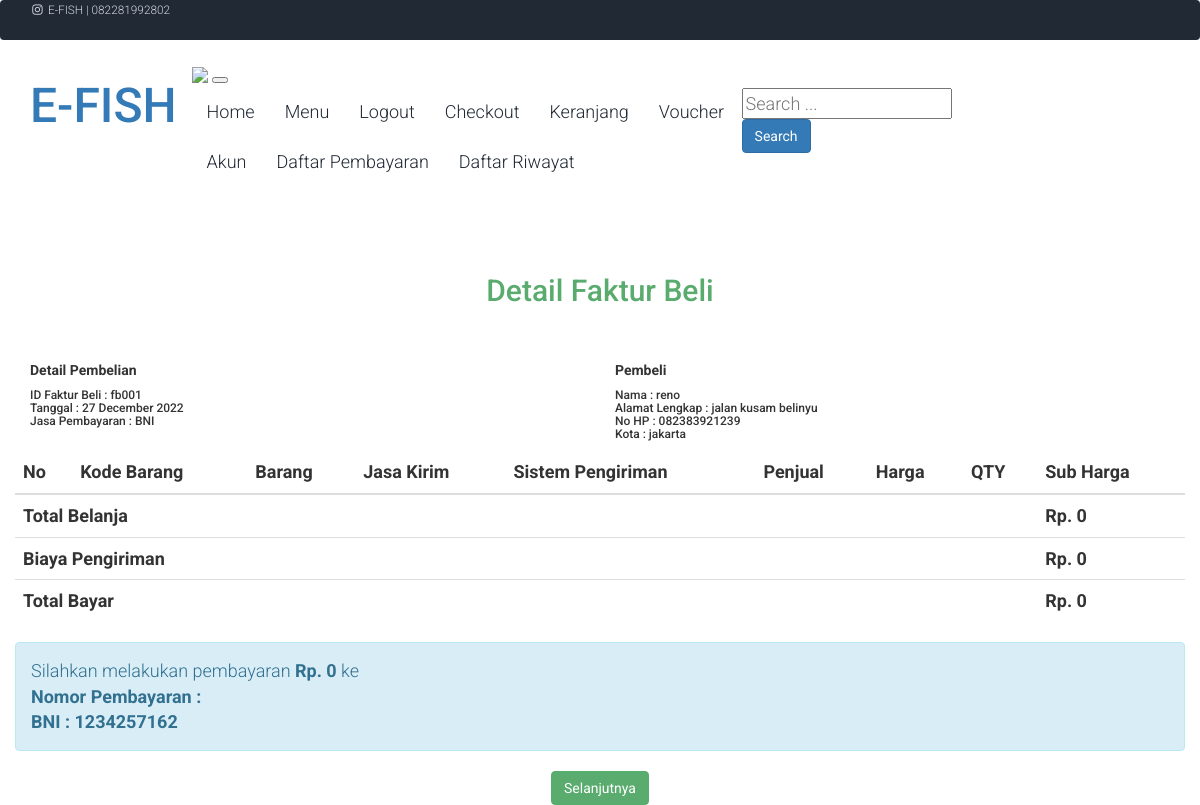
/fakturbeli.php?id=fb001 (signed in), run on the app's committed database.
### tables this page shows
CREATE TABLE `faktur_beli` (
  `ID_Faktur_Beli` varchar(50) NOT NULL,
  `Kode_Diskon` varchar(50) NOT NULL,
  `ID_Pembeli` varchar(50) NOT NULL,
  `ID_Status_Pembayaran` varchar(50) NOT NULL,
  `Total_Barang` int(50) NOT NULL,
  `Total_Bayar` int(50) NOT NULL,
  `QTY` int(50) NOT NULL,
  `Tanggal_Faktur_Beli` date NOT NULL,
  `No_Rekening_Pembeli` varchar(50) NOT NULL,
  `No_Pembayaran` varchar(50) NOT NULL,
  `ID_Jasa_Pembayaran` varchar(50) NOT NULL,
  `Bukti_Pembayaran` varchar(50) NOT NULL
);

CREATE TABLE `jasa_pembayaran` (
  `ID_Jasa_Pembayaran` varchar(50) NOT NULL,
  `Kode_Jenis_Pembayaran` varchar(50) NOT NULL,
  `Nama_Jasa_Pembayaran` varchar(50) NOT NULL
);

CREATE TABLE `pembeli` (
  `ID_Pembeli` varchar(50) NOT NULL,
  `Nama_Pembeli` varchar(50) NOT NULL,
  `Alamat_Pembeli` varchar(50) NOT NULL,
  `Username_Pembeli` varchar(50) NOT NULL,
  `Password_Pembeli` varchar(50) NOT NULL,
  `No_Handphone_Pembeli` varchar(50) NOT NULL,
  `Kode_Jenis_Pembeli` varchar(50) NOT NULL,
  `No_Rekening_Pembeli` varchar(50) NOT NULL,
  `ID_Kota_Pembeli` varchar(50) NOT NULL
);

CREATE TABLE `kota` (
  `ID_Kota` varchar(50) NOT NULL,
  `Nama_Kota` varchar(50) NOT NULL
);

CREATE TABLE `faktur_rinci` (
  `ID_Faktur_Rinci` varchar(50) NOT NULL,
  `ID_Faktur_Beli` varchar(50) NOT NULL,
  `ID_Status_Pengiriman` varchar(50) NOT NULL,
  `Tanggal` varchar(50) NOT NULL,
  `Kode_Daftar_Pengiriman` varchar(50) NOT NULL,
  `ID_Status_Transfer_Penjual` varchar(50) NOT NULL,
  `ID_Penjual` varchar(50) NOT NULL,
  `Transfer_Uang_Penjual` varchar(50) NOT NULL,
  `QTY_Barang_Per_Toko` int(50) NOT NULL,
  `Total_Rinci` int(50) NOT NULL,
  `Penilaian` varchar(50) NOT NULL,
  `Bintang` int(50) NOT NULL
);

CREATE TABLE `penjual` (
  `ID_Penjual` varchar(50) NOT NULL,
  `Nama_Penjual` varchar(50) NOT NULL,
  `Username_Penjual` varchar(50) NOT NULL,
  `Password_Penjual` varchar(50) NOT NULL,
  `Alamat_Penjual` varchar(50) NOT NULL,
  `ID_Bank` varchar(50) NOT NULL,
  `No_Rekening_Penjual` varchar(50) NOT NULL,
  `No_Handphone_Penjual` varchar(50) NOT NULL,
  `ID_Kota` varchar(50) NOT NULL,
  `Tanggal` date NOT NULL
);

### fakturbeli.php (the view, shortened to what this page needs)
<?php
include('koneksi.php');
?>
<!DOCTYPE html>
<html lang="en">
<head>
	<link rel="stylesheet" href="assets/css/bootstrap.min.css">
	<link rel="stylesheet" href="assets/css/templatemo.css">
	<link rel="stylesheet" href="assets/css/custom.css">
	<link rel="stylesheet" href="assets/css/fontawesome.min.css">
</head>
<body>
	<?php include 'header.php' ?>
<section class="konten">
	<div class="container">
	<br>
<h2 class="text-success"><center> Detail Faktur Beli </center></h2>
<br>
<?php
$ambil=$koneksi->query("SELECT * FROM faktur_beli JOIN pembeli on faktur_beli.ID_Pembeli=pembeli.ID_Pembeli JOIN kota on pembeli.ID_Kota_Pembeli=kota.ID_Kota
 WHERE faktur_beli.ID_Faktur_Beli='$_GET[id]' ");
$detail=$ambil->fetch_assoc();
?>
<p>
<?php
$ambilll=$koneksi->query("SELECT * FROM faktur_beli JOIN jasa_pembayaran on faktur_beli.ID_Jasa_Pembayaran=jasa_pembayaran.ID_Jasa_Pembayaran WHERE faktur_beli.ID_Faktur_Beli='$_GET[id]' ");
$detailll=$ambilll->fetch_assoc();
?>
<?php
$ambill= $koneksi->query("SELECT * FROM faktur_rinci
          JOIN daftar_pengiriman ON faktur_rinci.Kode_Daftar_Pengiriman=daftar_pengiriman.Kode_Daftar_Pengiriman
          JOIN kota ON daftar_pengiriman.ID_Kota_Tujuan=kota.ID_Kota
          JOIN sistem_pengiriman ON daftar_pengiriman.Kode_Sistem_Pengiriman=sistem_pengiriman.Kode_Sistem_Pengiriman
          JOIN jasa_kirim ON sistem_pengiriman.ID_Jasa_Kirim=jasa_kirim.ID_Jasa_Kirim
          JOIN kategori ON daftar_pengiriman.ID_Kategori=kategori.ID_Kategori
          JOIN penjual ON faktur_rinci.ID_Penjual=penjual.ID_Penjual
            WHERE faktur_rinci.ID_Faktur_Beli='$_GET[id]'");
$detaill = $ambill->fetch_assoc();
?>
<div class="row">
  <div class="col-md-6">
  <h5><strong>Detail Pembelian</strong></h5>
<p align =left><h6>
ID Faktur Beli    : <?php echo $detailll['ID_Faktur_Beli']; ?> <br>
Tanggal         : <?php echo date("d F Y",strtotime($detailll['Tanggal_Faktur_Beli'])); ?> <br>
Jasa Pembayaran  : <?php echo $detailll['Nama_Jasa_Pembayaran'];?> <br> </h6></p>
  </div>
  <div class="col-md-6">
    <h5><strong>Pembeli</strong></h5>
  <p align=right><h6>
  Nama      : <?php echo $detail['Nama_Pembeli']; ?> <br>
  Alamat Lengkap  : <?php echo $detail['Alamat_Pembeli'];?> <br>
  No HP       : <?php echo $detail['No_Handphone_Pembeli'];?> <br>
  Kota       : <?php echo $detail['Nama_Kota'];?> <br> </h6></p>
</div>
</P>
<table class="table">
    <thead class="thead-primary">
    <tr>
      <th> No</th>
      <th> Kode Barang </th>
      <th> Barang </th>
      <th> Jasa Kirim</th>
      <th> Sistem Pengiriman</th>
      <th> Penjual </th>
      <th> Harga </th>
      <th> QTY </th>
      <th> Sub Harga</th>
    </tr>
    </thead>
  <?php $totalbelanja=0;?>
  <?php $totalongkir=0; ?>
  <tfoot>
    <tr>
      <th colspan="8"> Total Belanja </th>
      <th>Rp. <?php echo number_format ($totalbelanja) ?>
    </tr>
    <tr>
      <th colspan="8"> Biaya Pengiriman</th>
      <th>Rp. <?php echo number_format ($totalongkir); ?>
    </tr>
    <tr>
      <th colspan="8"> Total Bayar</th>
      <th>Rp. <?php echo number_format ($totalongkir + $totalbelanja ); ?>
    </tr>
</table>
<?php if (empty($detail["info"])): ?>
			<div class="row">
				<div class="col-md-12">
					<div class="alert alert-info">
						<p>Silahkan melakukan pembayaran <strong>Rp. <?php echo number_format ($totalongkir + $totalbelanja ); ?></strong> ke</p>
						<strong>Nomor Pembayaran : <?php echo $detailll['No_Pembayaran']; ?>  </strong></p>
						<strong><?php echo $detailll['Nama_Jasa_Pembayaran']; ?> : <?php echo $detaill['No_Rekening_Penjual']; ?>  </strong></p>
					</div>
				</div>
			</div>
<?php endif ?>
	</div>
	<center><button type="button" class="btn btn-success btn-rounded btn-fw"
           onclick="location.href='riwayatpembayaran.php'" data-toggle="tooltip" data-placement="top" title="Selanjutnya">
          Selanjutnya
          </button></center>
</section>
</body>
</html>

### assets/css/templatemo.css (style rules this page uses)
body, ul, li, p, a, label, input, div { font-family: 'Roboto', sans-serif; font-size: 18px !important; font-weight: 300 !important; }
.text-success { color: #59ab6e !important; }
.btn-success { background-color: #59ab6e !important; border-color: #56ae6c !important; }

### data on the page
faktur_beli: ID_Faktur_Beli "fb001", Tanggal_Faktur_Beli "27 December 2022", ID_Jasa_Pembayaran.Nama_Jasa_Pembayaran "BNI", ID_Pembeli.Nama_Pembeli "reno", ID_Pembeli.Alamat_Pembeli "jalan kusam belinyu", ID_Pembeli.No_Handphone_Pembeli "082383921239", kota.Nama_Kota "jakarta"
faktur_rinci: ID_Penjual.No_Rekening_Penjual "1234257162"

### other printed values
$totalbelanja "0"
$totalongkir "0"
$totalongkir + $totalbelanja "0"
